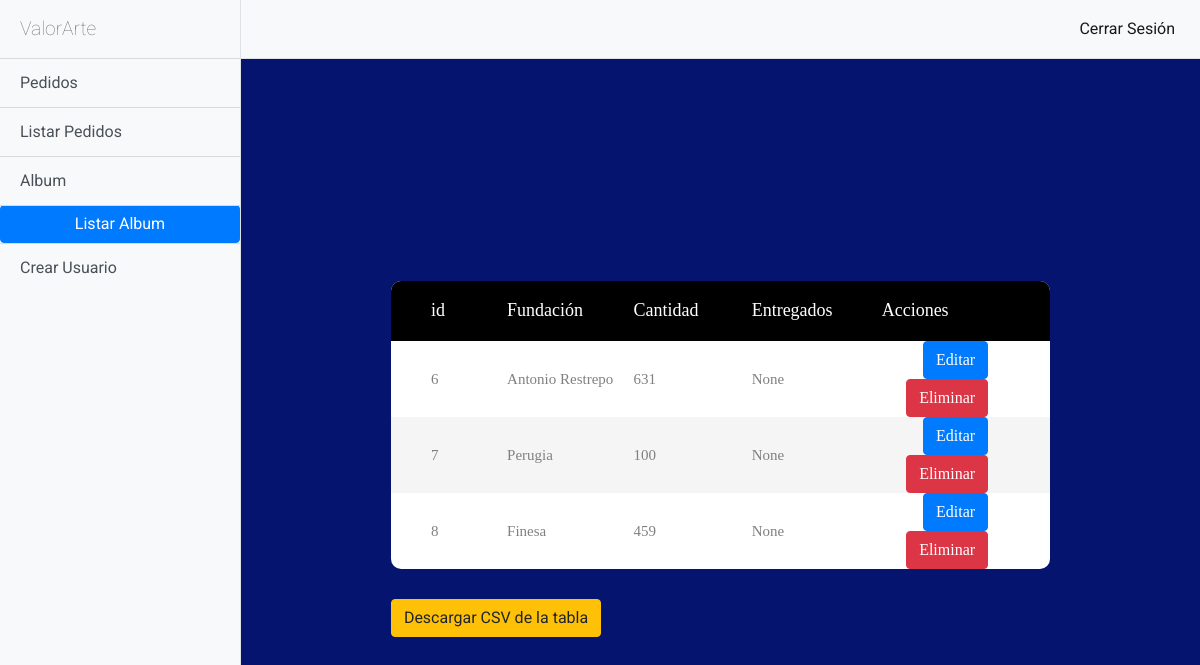
The page /album/listar (signed in) on the database its author committed.
### album/models.py (models this page shows, shortened)
class Album(models.Model):
    fundacion = models.CharField(max_length=50)
    cantidad = models.IntegerField()

### album/views.py (the view)
class AlbumList(ListView):
    model = Album
    template_name = 'album/album_list.html'
    def get_context_data(self, **kwargs):
        context =super(AlbumList, self).get_context_data(**kwargs)
        @register.filter
        def get_item(dictionary, key):
            return dictionary.get(key)
        entregados = Pedido.objects.all()
        context['cantidad_enpedido']= entregados
        fundacion = [] # nombre de la fundacion
        entrega = [] # entregados de cada fundacion -- depende del estado --
        for ent in entregados:
            if ent.estado == "entregado":
                fundacion.append(ent.album_p)
                entrega.append(ent.cantidad)
        dicc_entregados = list(zip(fundacion, entrega)) # los duplicados se agrpan y su cantidad se suma
        resultado = {}
        for k, v in dicc_entregados:
            total = resultado.get(k, 0) + v
            resultado[k] = total
        context['en_album']= resultado
        return context

### templates/album/album_list.html (shortened to what this page needs)
{% extends 'base/base.html' %}
{% block navbar %}
    <div class="bg-light border-right" id="sidebar-wrapper">
        <div class="sidebar-heading"> ValorArte </div>
        <div class="list-group list-group-flush">
            <a href="{% url 'pedidos:pedidos_crear' %}" class="btn list-group-item list-group-item-action bg-light">Pedidos</a>
            <a href="{% url 'pedidos:pedidos_listar' %}" class="btn list-group-item list-group-item-action bg-light">Listar Pedidos</a>
            <a href="{% url 'album:album_crear' %}" class="btn list-group-item list-group-item-action bg-light">Album</a>
          <button href="{% url 'album:album_listar' %}" class="btn btn-primary">
            Listar Album
          </button>
          {% if user.is_staff %}
          <a href="{% url 'usuarios:registrar' %}" class="btn list-group-item list-group-item-action bg-light">Crear Usuario</a>
          {% endif %}
        </div>
      </div>
      <div id="page-content-wrapper">
        <nav class="navbar navbar-expand-lg navbar-light bg-light border-bottom">
          <div class="collapse navbar-collapse" id="navbarSupportedContent">
            <ul class="navbar-nav ml-auto mt-2 mt-lg-0">
              <li class="nav-item active">
                <a class="btn nav-link" href="{% url 'logout' %}">Cerrar Sesión <span class="sr-only">(current)</span></a>
            </ul>
          </div>
        </nav>
    {% endblock navbar %}
{% block content %}
<div class="limiter">
  <div class="container-table100">
    <div class="wrap-table100">
      <div class="table100">
        <table class="dataT" id="pedido">
          <thead>
            <tr class="table100-head">
                  <th class="column1">id</th>
                  <th class="column3">Fundación</th>
                  <th class="column3">Cantidad</th>
                  <th class="column3">Entregados</th>
                  <th class="column3">Acciones</th>
          </thead>
          <tbody class="fpedido">
                  {% if object_list %}
                  {% for albums in object_list %}
                  <tr>
                    <td class="column1">{{albums.id}}</td>
                    <td class="column2">{{albums.fundacion}}</td>
                    <td class="column2">{{albums.cantidad}}</td>
                    {% if en_album|get_item:albums.fundacion > albums.cantidad %}
                    <td class="column2" bgcolor="#F52C3B">{{en_album|get_item:albums.fundacion }}</td>
                    <td class="column6">
                     <a class="btn btn-primary" href="{%url 'album:album_editar' albums.id%}">Editar</a>
                     <a class="btn btn-danger" href="{%url 'album:album_eliminar' albums.id%}">Eliminar</a>
                   </td>
                   {% elif en_album|get_item:albums.fundacion == albums.cantidad %}
                   <td class="column2" bgcolor="#D3EC2E">{{en_album|get_item:albums.fundacion }}</td>
                   <td class="column6">
                    <a class="btn btn-primary" href="{%url 'album:album_editar' albums.id%}">Editar</a>
                    <a class="btn btn-danger" href="{%url 'album:album_eliminar' albums.id%}">Eliminar</a>
                  </td>
                  {% else %}
                  <td class="column2" >{{en_album|get_item:albums.fundacion }}</td>
                  <td class="column6">
                   <a class="btn btn-primary" href="{%url 'album:album_editar' albums.id%}">Editar</a>
                   <a class="btn btn-danger" href="{%url 'album:album_eliminar' albums.id%}">Eliminar</a>
                 </td>
                    {% endif %}
                  </tr>
                  {% endfor %}
                  {% else %}
                  <h1>no existen registros</h1>
              {% endif %}
          </tbody>
        </table>
        <br>
        <button  class="btn btn-warning" id="exp">Descargar CSV de la tabla</button>
      </div>
    </div>
  </div>
</div>
{% endblock content %}

### static/css/formstyle.css (style rules this page uses)
* { margin: 0; padding: 0; box-sizing: border-box; -webkit-box-sizing: border-box; -moz-box-sizing: border-box; -webkit-font-smoothing: antialiased; -moz-font-smoothing: antialiased; -o-font-smoothing: antialiased; font-smoothing: antialiased; text-rendering: optimizeLegibility; }
body { font-family: "Roboto", Helvetica, Arial, sans-serif; font-weight: 100; font-size: 12px; line-height: 30px; color: #777; background: #04146F; }
.limiter { width: 75%; margin: 0 auto; }
.container-table100 { width: 100%; min-height: 100vh; background: #04146F; display: -webkit-box; display: -webkit-flex; display: -moz-box; display: -ms-flexbox; display: flex; align-items: center; justify-content: center; flex-wrap: wrap; padding: 33px 30px; }
.wrap-table100 { width: 1170px; }
table { border-spacing: 1; border-collapse: collapse; background: white; border-radius: 10px; overflow: hidden; width: 100%; margin: 0 auto; position: relative; }
table * { position: relative; }
table td, table th { padding-left: 8px; }
table thead tr { height: 60px; background: #000000; }
table tbody tr { height: 50px; }
table tbody tr:last-child { border: 0; }
table td, table th { text-align: left; }
.table100-head th { font-family: OpenSans-Regular; font-size: 18px; color: #fff; line-height: 1.2; font-weight: unset; }
tbody tr:nth-child(even) { background-color: #f5f5f5; }
tbody tr { font-family: OpenSans-Regular; font-size: 15px; color: #808080; line-height: 1.2; font-weight: unset; }
.column1 { width: 260px; padding-left: 40px; }
.column2 { width: 160px; }
.column3 { width: 245px; }
.column6 { width: 222px; text-align: right; padding-right: 62px; }

### static/css/simple-sidebar.css (style rules this page uses)
body { overflow-x: hidden; }
#sidebar-wrapper { min-height: 100vh; margin-left: -15rem; -webkit-transition: margin .25s ease-out; -moz-transition: margin .25s ease-out; -o-transition: margin .25s ease-out; transition: margin .25s ease-out; }
#sidebar-wrapper .sidebar-heading { padding: 0.875rem 1.25rem; font-size: 1.2rem; }
#sidebar-wrapper .list-group { width: 15rem; }
#page-content-wrapper { min-width: 100vw; }
@media (min-width: 768px) { #sidebar-wrapper { margin-left: 0; } }
@media (min-width: 768px) { #page-content-wrapper { min-width: 0; width: 100%; } }

### rows shown on the page
Album: id "6", fundacion "Antonio Restrepo", cantidad "631", fundacion "None"
Album: id "7", fundacion "Perugia", cantidad "100", fundacion "None"
Album: id "8", fundacion "Finesa", cantidad "459", fundacion "None"
